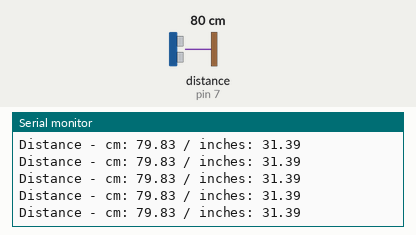
Recording of a sketch running on a simulated Arduino Nano, built with avr-gcc and run on an emulated ATmega328P. Shown: the last lines printed to the serial monitor. Wiring (inferred from the names in the program): ultrasonic range finder: trigger pin 6; echo pin 7. Inputs (shaded band) come from the test bench; at power-on: distance to the obstacle (sensor on pin 7) 80 cm. The echo pulse lasts 58.3 µs per cm.

Above: at 1.2 s.
1.3 s: distance to the obstacle (sensor on pin 7) set to 35 cm
At 1.39 s:
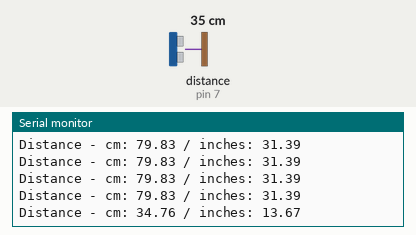
4.3 s: distance to the obstacle (sensor on pin 7) set to 2 cm
At 4.39 s:
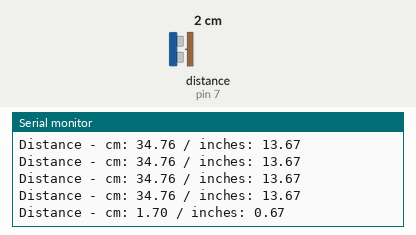
Timing chart, 0 to 7.3 s (numbered marks = the images above; inputs shaded):
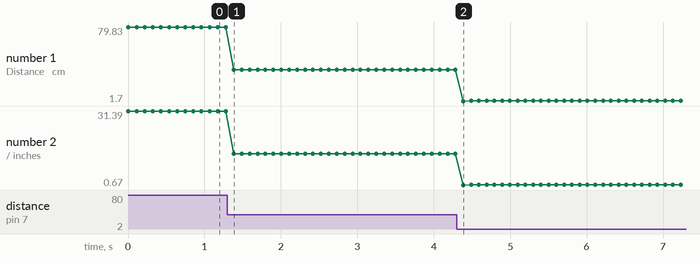

The sketch:

IoTPSP_HC_SR04_NANO.ino
```cpp
// program to test HC-SR04 on the IoT Proto Shield Plus
// www.gtronicsShop.com
// based on the skecth at the link https://create.arduino.cc/projecthub/Isaac100/getting-started-with-the-hc-sr04-ultrasonic-sensor-036380

// select ARDUINO NANO or EVERY according to the device your are using
// tools->Board->"ARDUINO NANO xxxx"
// select port number

#define TRIGGER_PIN 6
#define ECHO_PIN 7

float duration;
float cm;
float inches;

void setup() {
  pinMode(TRIGGER_PIN, OUTPUT);
  pinMode(ECHO_PIN, INPUT);
  Serial.begin(9600);
}

void loop() {
  digitalWrite(TRIGGER_PIN, LOW);
  delayMicroseconds(2);
  digitalWrite(TRIGGER_PIN, HIGH);
  delayMicroseconds(10);
  digitalWrite(TRIGGER_PIN, LOW);

  duration = pulseIn(ECHO_PIN, HIGH);

  // Convert the time into a distance
  cm = (duration/2) / 29.1;     // Divide by 29.1 or multiply by 0.0343
  inches = (duration/2) / 74;   // Divide by 74 or multiply by 0.0135

  Serial.print("Distance - cm: ");
  Serial.print(cm);
  Serial.print(" / inches: ");
  Serial.println(inches);

  delay(100);
}
```

Measured:
- after the input at 1.3 s, the serial monitor: prints a new line after 0.08 s (image 1)
- after the input at 4.3 s, the serial monitor: prints a new line after 0.09 s (image 2)
- plotted number 1: 79.83 → 34.76 after the input at 1.3 s, 34.76 → 2.03 after the input at 4.3 s
- plotted number 2: 31.39 → 13.67 after the input at 1.3 s, 13.67 → 0.8 after the input at 4.3 s
